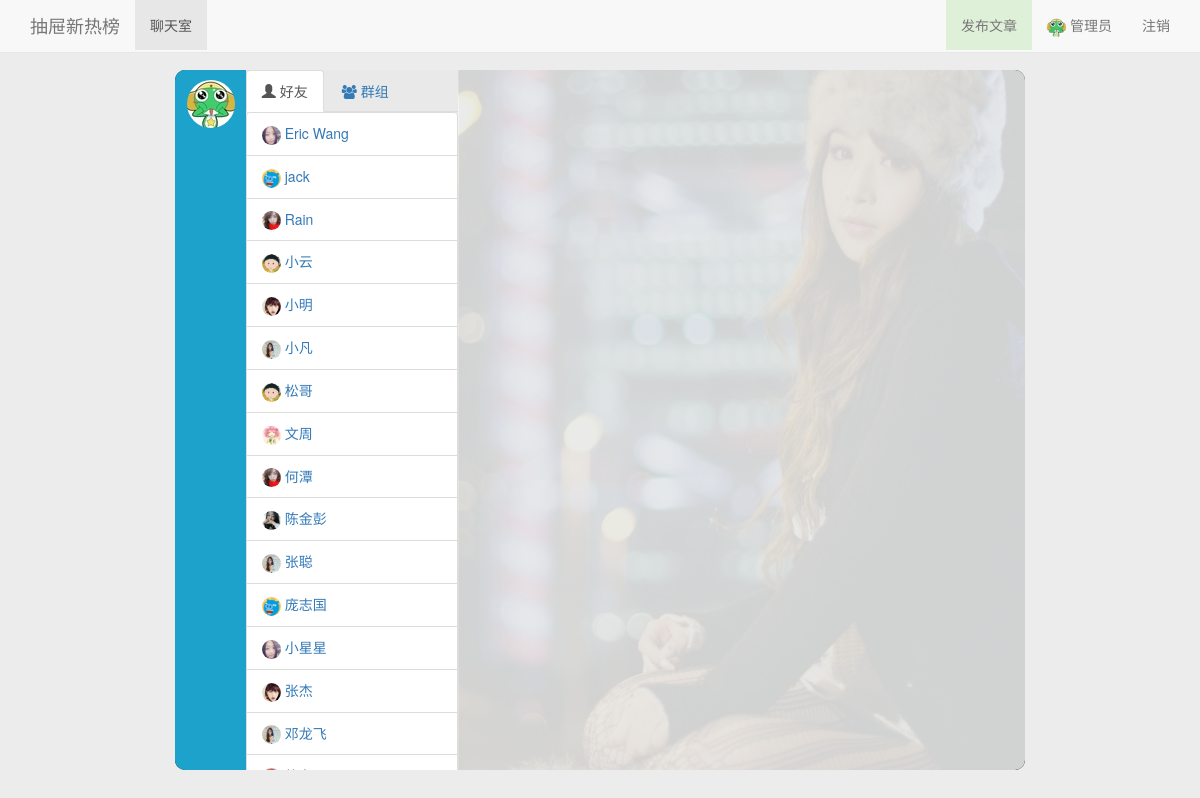
/webchat/ (signed in), run on the app's committed database.
### bbs/models.py (models this page shows, shortened)
class UserProfile(models.Model):
    user = models.OneToOneField(User, verbose_name=u'用户名')
    name = models.CharField(max_length=32, verbose_name=u'昵称')
    friends = models.ManyToManyField('self', related_name='my_friends', blank=True)
    signature = models.CharField(max_length=255, blank=True, null=True, verbose_name=u'签名')
    head_img = models.ImageField(
        blank=True, null=True, verbose_name=u'头像', upload_to='uploads')
    class Meta:
        verbose_name = u'用户'
        verbose_name_plural = u'用户'

### chat/views.py (the view)
@login_required
def dashboard(request):
    return render(request, 'chat/webchat.html')

### bbs/templatetags/urlextend.py (called while the page is built)
@register.filter
def show_img(img_obj):
    print('15---', img_obj)
    if hasattr(img_obj, 'name'):
        return str(img_obj.name).split('/', maxsplit=1)[-1]
    else:
        return ''

### templates/chat/webchat.html (shortened to what this page needs)
{% extends 'base.html' %}
{% load urlextend %}
{% block container %}
    <div class="container chat-container" style="background: url('/static/img/19.jpg') no-repeat fixed;background-size:100% 100%;">
    <div class="row">
        <div class="col-md-1 col-xs-1 left-function">
            <div style="margin-left: -3px;margin-top: 10px"><img src="/static/{{ request.user.userprofile.head_img|show_img }}" style="border-radius: 25px"></div>
        </div>
        <div class="col-md-3 col-xs-3 left-contact-panel">
            <div style="margin: 0 -15px;">
                <ul class="nav nav-tabs" role="tablist">
                    <li role="presentation" class="active"><a href="#myfriend" aria-controls="myfriend" role="tab" data-toggle="tab"><span class="glyphicon glyphicon-user"></span> 好友</a></li>
                    <li role="presentation"><a href="#mygroup" aria-controls="mygroup" role="tab" data-toggle="tab"><span class="fa icon-group"></span> 群组</a></li>
                </ul>
                <div class="tab-content" style="overflow-y: auto;height: 658px">
                    <div role="tabpanel" class="tab-pane active" id="myfriend">
                        <ul class="list-group" role="tablist">
                            {% for friend in request.user.userprofile.friends.select_related %}
                                <li class="list-group-item" action="chat" role="presentation" friendname="{{ friend.name }}" friendid="{{ friend.id }}" friendtype="friend">
                                    <a href="#myfriend{{ friend.id }}" aria-controls="friend{{ friend.id }}" role="tab" data-toggle="tab" style="text-decoration: none;" >
                                        <img src="/static/{{ friend.head_img|show_img }}" width="19" height="19" style="border-radius: 25px"> {{ friend.name|truncatechars:15 }}
                                    </a>
                                </li>
                            {% endfor %}
                        </ul>
                    </div>
                </div>
            </div>
        </div>
        <div class="col-md-8 col-xs-8 right-chat-panel tab-content">
        </div>
    </div>
    </div>
{% endblock %}

### templates/base.html (shortened to what this page needs)
{% load urlextend %}
<!DOCTYPE html>
<html lang="zh-CN">
    <head>
        <link href="/static/plugins/bootstrap-3.3.5/css/bootstrap.min.css" rel="stylesheet">
        <link href="/static/plugins/Font-Awesome-3.2.1/css/font-awesome.css" rel="stylesheet">
        <link href="/static/plugins/sweetalert/sweetalert.css" rel="stylesheet">
        <link href="/static/plugins/summernote/summernote.css" rel="stylesheet">
        <link href="/static/css/navbar-fixed-top.css" rel="stylesheet">
        <link href="/static/css/custom.css" rel="stylesheet">
    </head>
    <body>
        <nav class="navbar navbar-default navbar-fixed-top">
            <div class="container">
                <div class="navbar-header">
                    <a class="navbar-brand" href="/bbs">抽屉新热榜</a>
                </div>
                <div id="navbar" class="navbar-collapse collapse">
                    <ul class="nav navbar-nav">
                        <li><a href="{% url 'dashboard' %}">聊天室</a></li>
                    </ul>
                    <ul class="nav navbar-nav navbar-right">
                        {% block nav-right %}
                                {% if request.user.is_authenticated %}
                                    <li class="" style="background-color: #00CC00"><a class="bg-success" href="{% url 'publish' %}">发布文章</a></li>
                                    <li class=""><a href=""><img src="/static/{{ request.user.userprofile.head_img|show_img }}" width="19" height="19" style="border-radius: 25px"> {{ request.user.userprofile.name }}</a></li>
                                    <li class=""><a href="{% url 'logout' %}?next={{ request.path }}">注销</a></li>
                                {% else %}
                                    <li class=""><a href="{% url 'login' %}?next={{ request.path }}">注册 / 登录</a></li>
                                {% endif %}
                        {% endblock %}
                    </ul>
                </div>
            </div>
        </nav>
        {% block container %}{% endblock %}
    </body>
</html>

### static/css/navbar-fixed-top.css (style rules this page uses)
body { padding-top: 70px; background-color: #ececec; }

### static/css/custom.css (style rules this page uses)
.chat-container { width:850px; height: 700px; background-color: #e8e9e8; border-radius: 10px; border: 0; }
.left-function { background-color: #1da2cb; height: 700px; border-top-left-radius: 10px; border-bottom-left-radius: 10px; }
.left-contact-panel { height: 700px; background-color: #e8e9e8; border: 0; }
.right-chat-panel { height: 700px; border: 0; border-left: 1px solid #f2f2f2; border-bottom-right-radius: 10px; border-top-right-radius: 10px; background-color: #e8e9e8; opacity: 0.9; }

### data on the page
UserProfile: head_img|show_img (picture), name "Eric Wang"
UserProfile: head_img|show_img (picture), name "jack"
UserProfile: head_img|show_img (picture), name "Rain"
UserProfile: head_img|show_img (picture), name "小云"
UserProfile: head_img|show_img (picture), name "小明"
UserProfile: head_img|show_img (picture), name "小凡"
UserProfile: head_img|show_img (picture), name "松哥"
UserProfile: head_img|show_img (picture), name "文周"
UserProfile: head_img|show_img (picture), name "何潭"
UserProfile: head_img|show_img (picture), name "陈金彭"
UserProfile: head_img|show_img (picture), name "张聪"
UserProfile: head_img|show_img (picture), name "庞志国"
UserProfile: head_img|show_img (picture), name "小星星"
UserProfile: head_img|show_img (picture), name "张杰"
UserProfile: head_img|show_img (picture), name "邓龙飞"
UserProfile: head_img|show_img (picture)

### other printed values
{{ request.user.userprofile.name }} "管理员"
